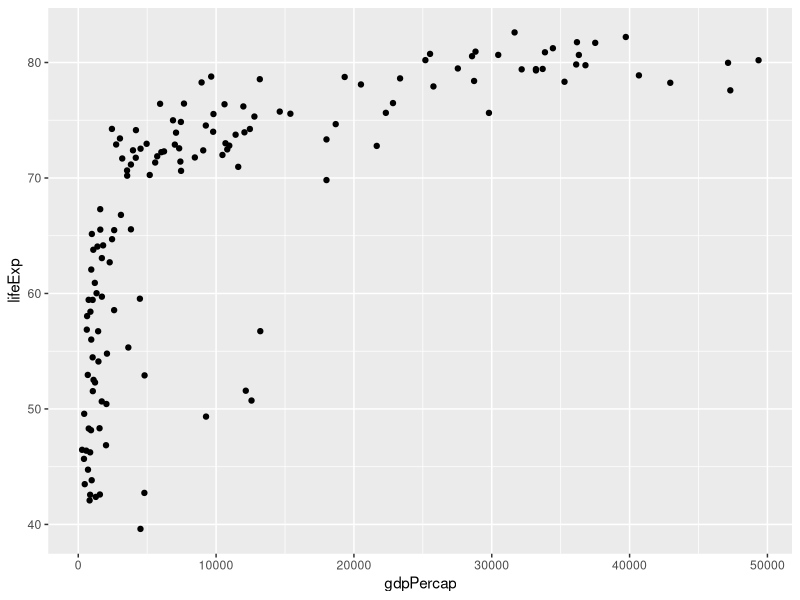
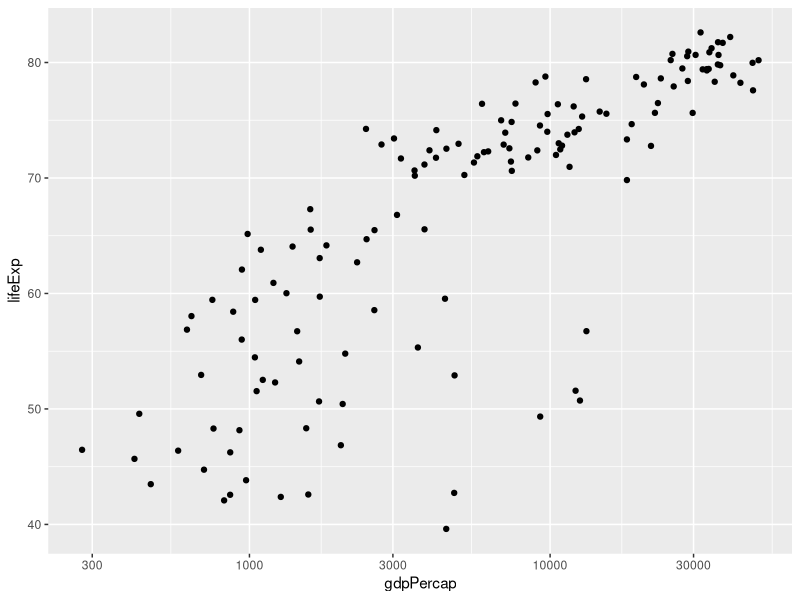
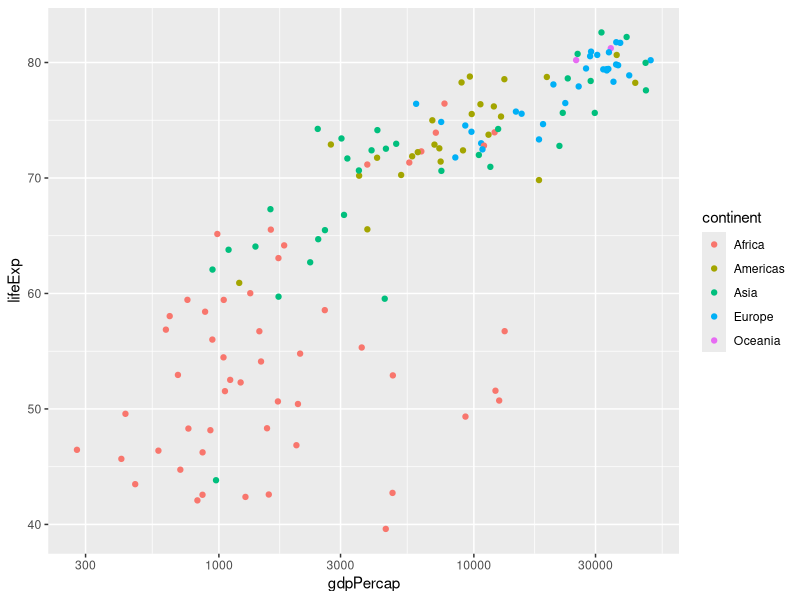
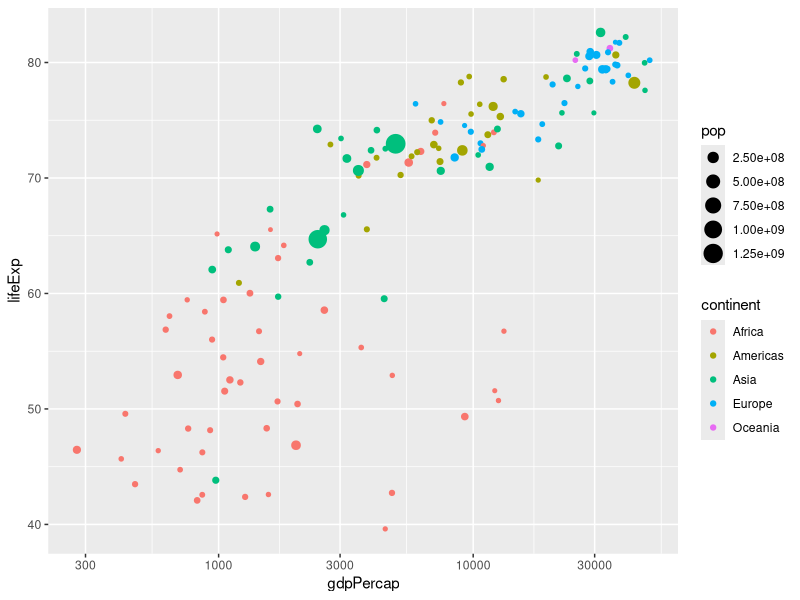
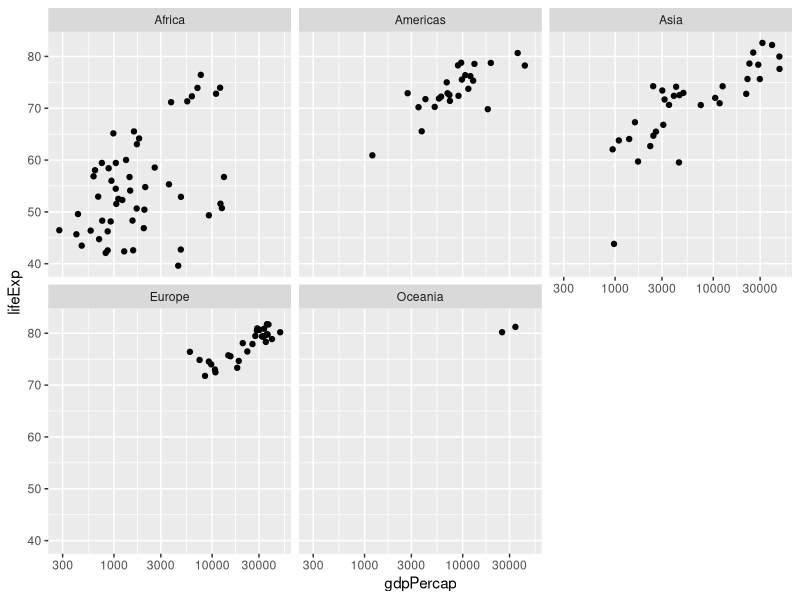
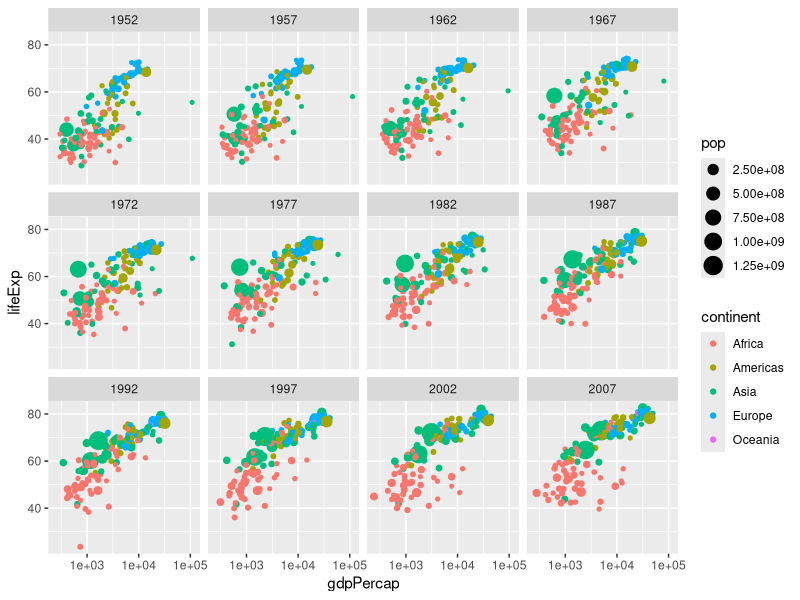
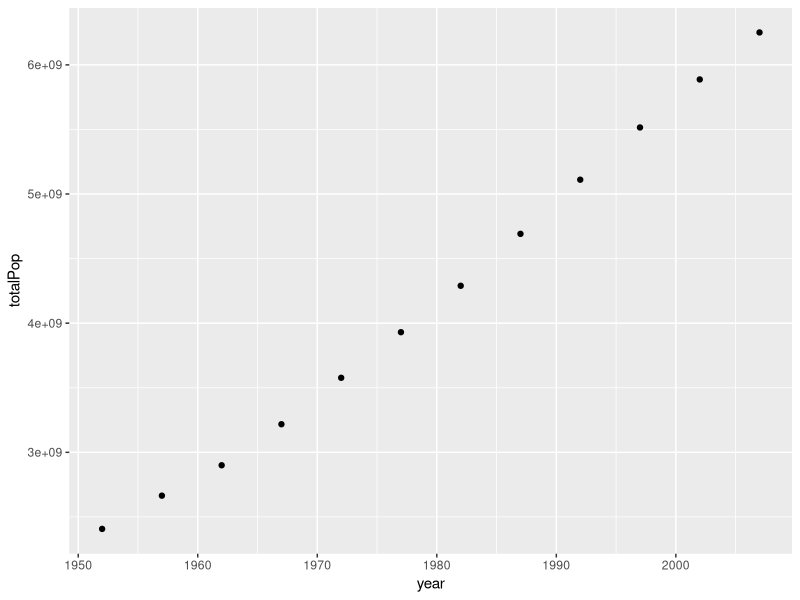
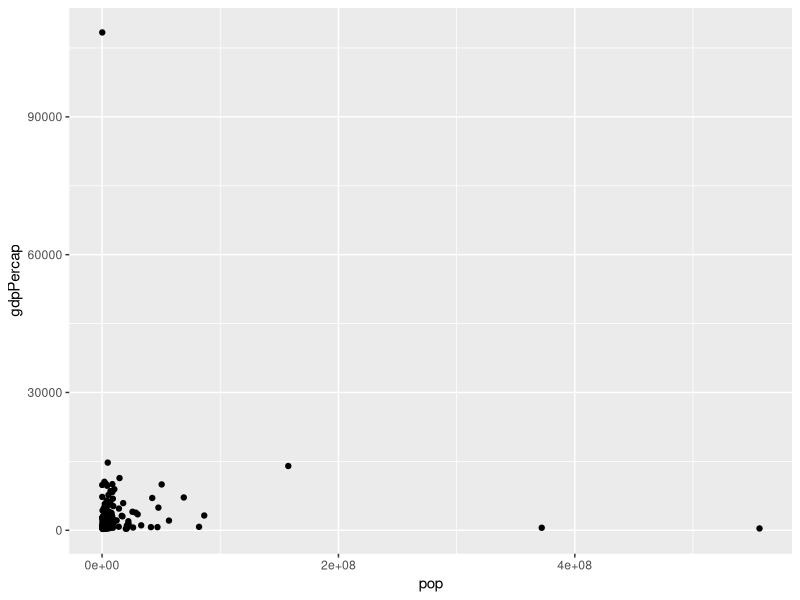

Recreate these plots in R, in order.
## ---- chunk 1
library(dplyr)
library(ggplot2)
library(readr)
## ---- chunk 2
gapminder <- read_tsv("gapminder.tsv", col_names = TRUE)
## ---- chunk 3
gapminder_07 <- gapminder %>%
    filter(year == 2007)
## ---- chunk 4
# relationship bewteen a country's wealth and life expectancy for year 2007
ggplot(gapminder_07, aes(x = gdpPercap, y = lifeExp)) +
    geom_point()
## ---- chunk 5
ggplot(gapminder_07, aes(x = gdpPercap, y = lifeExp)) +
  geom_point() +
  scale_x_log10()
## ---- chunk 6
# added color
ggplot(gapminder_07, aes(x = gdpPercap, y = lifeExp,
                         color = continent)) +
  geom_point() +
  scale_x_log10()
## ---- chunk 7
# including population as size of points
ggplot(gapminder_07, aes(x = gdpPercap, y = lifeExp,
                         color = continent,
                         size = pop)) +
  geom_point() +
  scale_x_log10()
## ---- chunk 8
ggplot(gapminder_07, aes(x = gdpPercap, y = lifeExp)) +
  geom_point() +
  scale_x_log10() +
  facet_wrap(~ continent)
## ---- chunk 9
# include color, size, facet by year
ggplot(gapminder, aes(x = gdpPercap, y = lifeExp,
                      color = continent,
                      size = pop)) +
  geom_point() +
  scale_x_log10() +
  facet_wrap(~ year)
## ---- chunk 10
# get average life expectancy across all countries and years
gapminder %>%
  summarize(meanLifeExp = mean(lifeExp))

## ---- chunk 11
# average life expectancy in the year 2007
gapminder %>%
  filter(year == 2007) %>%
  summarize(meanLifeExp = mean(lifeExp))
## ---- chunk 12
# summarize two variables at once
gapminder %>%
  filter(year == 2007) %>%
  summarize(meanLifeExp = mean(lifeExp),
            totalPop = sum(pop))
## ---- chunk 13
# find median life expectancy
gapminder %>%
  summarize(medianLifeExp = median(lifeExp))
## ---- chunk 14
# Filter for 1957 then summarize the median life expectancy
gapminder %>%
    filter(year == 1957) %>%
    summarize(medianLifeExp = median(lifeExp))
## ---- chunk 15
# Filter for 1957 then summarize the median life expectancy and the maximum GDP per capita
gapminder %>%
  filter(year == 1957) %>%
  summarize(medianLifeExp = median(lifeExp),
            maxGdpPercap = max(gdpPercap))
## ---- chunk 16
# subset data by year for all the countries
# then summarize mean life expectancy & population
gapminder %>%
    group_by(year) %>%
    summarize(meanLifeExp = mean(lifeExp),
              totalPop = sum(pop))
## ---- chunk 17
# year 2007 data, group by continent
gapminder %>%
    filter(year == 2007) %>%
    group_by(continent) %>%
    summarize(meanLifeExp = mean(lifeExp),
              totalPop = sum(pop))

## ---- chunk 18
# summarize by continent and year
gapminder %>%
    group_by(year, continent) %>%
    summarize(meanLifeExp = mean(lifeExp),
              totalPop = sum(pop))
## ---- chunk 19
# Find median life expectancy and maximum GDP per capita in each year
gapminder %>% group_by(year) %>% 
    summarize(medianLifeExp = median(lifeExp),
              maxGdpPercap = max(gdpPercap))
## ---- chunk 20
# Find median life expectancy and maximum GDP per capita in each continent in 1957
gapminder %>%
    filter(year == 1957) %>%
    group_by(continent) %>%
    summarize(medianLifeExp = median(lifeExp),
              maxGdpPercap = max(gdpPercap))
## ---- chunk 21
# Find median life expectancy and maximum GDP per capita in each year/continent combination
gapminder %>%
    group_by(continent, year) %>%
    summarize(medianLifeExp = median(lifeExp),
              maxGdpPercap = max(gdpPercap))
## ---- chunk 22
# summarized data by year
by_year <- gapminder %>% 
    group_by(year) %>% 
    summarize(totalPop = sum(pop),
              meanLifeExp = mean(lifeExp))

by_year
    
## ---- chunk 23
# visualizing population over time
ggplot(by_year, aes(x = year, y = totalPop)) +
    geom_point()
## ---- chunk 24

## ---- chunk 25
# subset the data
gapminder_1952 <- gapminder %>%
    filter(year == 1952)
## ---- chunk 26
# population on x-axis, GDP per capita on y-axis
ggplot(gapminder_1952, aes(x = pop, y = gdpPercap)) +
  geom_point()
## ---- chunk 27
ggplot(gapminder_1952, aes(x = pop, y = gdpPercap)) +
  geom_point() +
  scale_x_log10() +
  scale_y_log10()
## ---- chunk 28
# pop on the x-axis and lifeExp on the y-axis
ggplot(gapminder_1952, aes(x = pop, y = lifeExp)) + 
    geom_point()
## ---- chunk 29
ggplot(gapminder_1952, aes(x = pop, y = lifeExp)) +
  geom_point() +
  scale_x_log10()
## ---- chunk 30
# including color
ggplot(gapminder_1952, aes(x = pop, y = lifeExp,
                           color = continent)) +
  geom_point() +
  scale_x_log10()
## ---- chunk 31
# including size
ggplot(gapminder_1952, aes(x = pop, y = lifeExp,
                           color = continent,
                           size = gdpPercap)) +
  geom_point() +
  scale_x_log10()
## ---- chunk 32
# Facet by continent, need to remove color
ggplot(gapminder_1952, aes(x = pop, y = lifeExp)) +
  geom_point() +
  scale_x_log10() +
  facet_wrap(~ continent)
